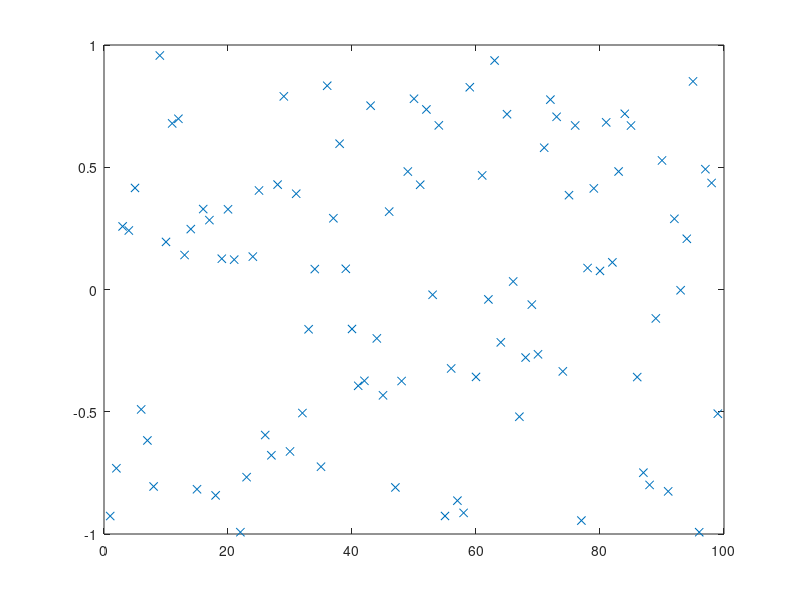

This chart was generated by the following MATLAB code: (Note: this script raises an error after producing the figure.)
% script <a href="matlab:RR_MergeSortTest">RR_MergeSortTest</a>
% Test <a href="matlab:help RR_MergeSort">RR_MergeSort</a> on a random set of data.
% See <a href="matlab:RCweb">Numerical Renaissance: simulation, optimization, & control</a>, Section 7.1.4.
% Part of <a href="matlab:help RCC">Numerical Renaissance Codebase 1.0</a>, <a href="matlab:help RCchap07">Chapter 7</a>; please read the <a href="matlab:help RCcopyleft">copyleft</a>.

n=99; D=2*rand(n,1)-1; close all, plot(D(:,1),'x'), pause(0.5)
[D,index]=RR_MergeSort(D,1,n);       plot(D(:,1),'x')

% end script RR_MergeSortTest
